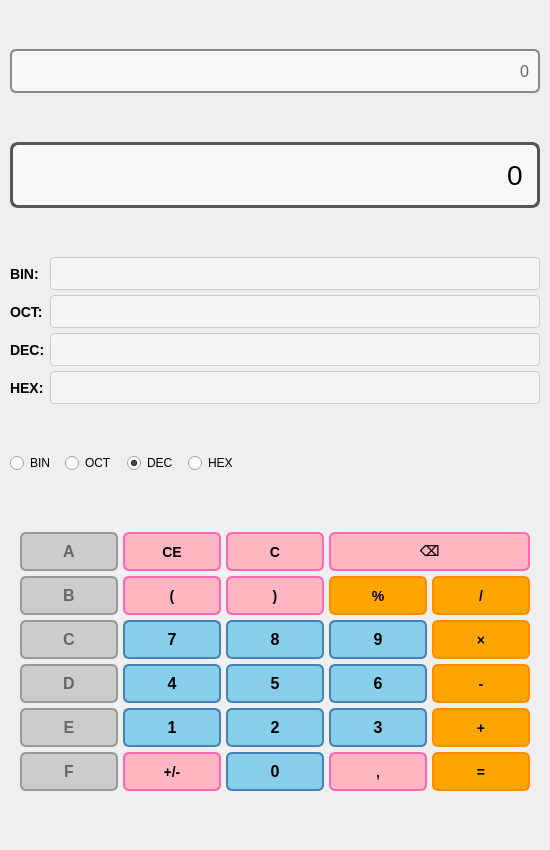
<?xml version="1.0" encoding="UTF-8"?>
<ui version="4.0">
 <class>ProgrammerCalculator</class>
 <widget class="QWidget" name="ProgrammerCalculator">
  <property name="geometry">
   <rect>
    <x>0</x>
    <y>0</y>
    <width>550</width>
    <height>850</height>
   </rect>
  </property>
  <property name="windowTitle">
   <string>Programmer Calculator</string>
  </property>
  <layout class="QVBoxLayout" name="mainLayout">
   <property name="spacing">
    <number>10</number>
   </property>
   <property name="leftMargin">
    <number>10</number>
   </property>
   <property name="topMargin">
    <number>10</number>
   </property>
   <property name="rightMargin">
    <number>10</number>
   </property>
   <property name="bottomMargin">
    <number>10</number>
   </property>
   
   <!-- History Display -->
   <item>
    <widget class="QLineEdit" name="historyDisplay">
     <property name="readOnly">
      <bool>true</bool>
     </property>
     <property name="alignment">
      <set>Qt::AlignRight</set>
     </property>
     <property name="maxLength">
      <number>100</number>
     </property>
     <property name="text">
      <string>0</string>
     </property>
     <property name="styleSheet">
      <string notr="true">font-size: 16px;
padding: 5px;
border: 2px solid #888;
border-radius: 6px;
background-color: #f8f8f8;
color: #666;
min-height: 30px;</string>
     </property>
    </widget>
   </item>
   
   <!-- Main Display -->
   <item>
    <widget class="QLineEdit" name="display">
     <property name="readOnly">
      <bool>true</bool>
     </property>
     <property name="alignment">
      <set>Qt::AlignRight</set>
     </property>
     <property name="maxLength">
      <number>50</number>
     </property>
     <property name="text">
      <string>0</string>
     </property>
     <property name="styleSheet">
      <string notr="true">font-size: 28px;
padding: 10px;
border: 3px solid #555;
border-radius: 8px;
background-color: #f8f8f8;
min-height: 40px;</string>
     </property>
    </widget>
   </item>
   
   <!-- Number System Displays -->
   <item>
    <layout class="QGridLayout" name="numberSystemLayout">
     <property name="spacing">
      <number>5</number>
     </property>
     
     <!-- Binary Display -->
     <item row="0" column="0">
      <widget class="QLabel" name="binLabel">
       <property name="text">
        <string>BIN:</string>
       </property>
       <property name="styleSheet">
        <string notr="true">font-weight: bold; font-size: 14px;</string>
       </property>
      </widget>
     </item>
     <item row="0" column="1">
      <widget class="QLineEdit" name="display_bin">
       <property name="readOnly">
        <bool>true</bool>
       </property>
       <property name="alignment">
        <set>Qt::AlignRight</set>
       </property>
       <property name="styleSheet">
        <string notr="true">font-size: 16px;
background-color: #f5f5f5;
padding: 5px;
border: 1px solid #ccc;
border-radius: 4px;</string>
       </property>
      </widget>
     </item>
     
     <!-- Octal Display -->
     <item row="1" column="0">
      <widget class="QLabel" name="octLabel">
       <property name="text">
        <string>OCT:</string>
       </property>
       <property name="styleSheet">
        <string notr="true">font-weight: bold; font-size: 14px;</string>
       </property>
      </widget>
     </item>
     <item row="1" column="1">
      <widget class="QLineEdit" name="display_oct">
       <property name="readOnly">
        <bool>true</bool>
       </property>
       <property name="alignment">
        <set>Qt::AlignRight</set>
       </property>
       <property name="styleSheet">
        <string notr="true">font-size: 16px;
background-color: #f5f5f5;
padding: 5px;
border: 1px solid #ccc;
border-radius: 4px;</string>
       </property>
      </widget>
     </item>
     
     <!-- Decimal Display -->
     <item row="2" column="0">
      <widget class="QLabel" name="decLabel">
       <property name="text">
        <string>DEC:</string>
       </property>
       <property name="styleSheet">
        <string notr="true">font-weight: bold; font-size: 14px;</string>
       </property>
      </widget>
     </item>
     <item row="2" column="1">
      <widget class="QLineEdit" name="display_dec">
       <property name="readOnly">
        <bool>true</bool>
       </property>
       <property name="alignment">
        <set>Qt::AlignRight</set>
       </property>
       <property name="styleSheet">
        <string notr="true">font-size: 16px;
background-color: #f5f5f5;
padding: 5px;
border: 1px solid #ccc;
border-radius: 4px;</string>
       </property>
      </widget>
     </item>
     
     <!-- Hexadecimal Display -->
     <item row="3" column="0">
      <widget class="QLabel" name="hexLabel">
       <property name="text">
        <string>HEX:</string>
       </property>
       <property name="styleSheet">
        <string notr="true">font-weight: bold; font-size: 14px;</string>
       </property>
      </widget>
     </item>
     <item row="3" column="1">
      <widget class="QLineEdit" name="display_hex">
       <property name="readOnly">
        <bool>true</bool>
       </property>
       <property name="alignment">
        <set>Qt::AlignRight</set>
       </property>
       <property name="styleSheet">
        <string notr="true">font-size: 16px;
background-color: #f5f5f5;
padding: 5px;
border: 1px solid #ccc;
border-radius: 4px;</string>
       </property>
      </widget>
     </item>
     
    </layout>
   </item>
   
   <!-- Number System Selection -->
   <item>
    <layout class="QHBoxLayout" name="baseSelectionLayout">
     <item>
      <widget class="QRadioButton" name="binRadio">
       <property name="text">
        <string>BIN</string>
       </property>
      </widget>
     </item>
     <item>
      <widget class="QRadioButton" name="octRadio">
       <property name="text">
        <string>OCT</string>
       </property>
      </widget>
     </item>
     <item>
      <widget class="QRadioButton" name="decRadio">
       <property name="text">
        <string>DEC</string>
       </property>
       <property name="checked">
        <bool>true</bool>
       </property>
      </widget>
     </item>
     <item>
      <widget class="QRadioButton" name="hexRadio">
       <property name="text">
        <string>HEX</string>
       </property>
      </widget>
     </item>
     <item>
      <spacer name="horizontalSpacer">
       <property name="orientation">
        <enum>Qt::Horizontal</enum>
       </property>
       <property name="sizeHint" stdset="0">
        <size>
         <width>40</width>
         <height>20</height>
        </size>
       </property>
      </spacer>
     </item>
    </layout>
   </item>
   
   <!-- Programmer Buttons Grid Layout -->
   <item>
    <layout class="QGridLayout" name="programmerLayout">
     <property name="spacing">
      <number>5</number>
     </property>
     <property name="leftMargin">
      <number>10</number>
     </property>
     <property name="topMargin">
      <number>10</number>
     </property>
     <property name="rightMargin">
      <number>10</number>
     </property>
     <property name="bottomMargin">
      <number>10</number>
     </property>
     
     <!-- Row 0: Hex A-F and Clear -->
     <item row="0" column="0">
      <widget class="QPushButton" name="buttonA">
       <property name="text">
        <string>A</string>
       </property>
       <property name="enabled">
        <bool>false</bool>
       </property>
       <property name="styleSheet">
        <string notr="true">QPushButton {
    background-color: #87CEEB;
    color: black;
    border: 2px solid #4682b4;
    border-radius: 6px;
    font-size: 16px;
    font-weight: bold;
    min-width: 45px;
    min-height: 35px;
}
QPushButton:hover {
    background-color: #4682b4;
    color: white;
}
QPushButton:pressed {
    background-color: #4169e1;
}
QPushButton:disabled {
    background-color: #cccccc;
    color: #666666;
    border: 2px solid #999999;
}</string>
       </property>
      </widget>
     </item>
     <item row="0" column="1">
      <widget class="QPushButton" name="clearAllButton">
       <property name="text">
        <string>CE</string>
       </property>
       <property name="styleSheet">
        <string notr="true">QPushButton {
    background-color: #ffb6c1;
    color: black;
    border: 2px solid #ff69b4;
    border-radius: 6px;
    font-size: 14px;
    font-weight: bold;
    min-width: 45px;
    min-height: 35px;
}
QPushButton:hover {
    background-color: #ff69b4;
    color: white;
}
QPushButton:pressed {
    background-color: #ff1493;
}</string>
       </property>
      </widget>
     </item>
     <item row="0" column="2">
      <widget class="QPushButton" name="clearButton">
       <property name="text">
        <string>C</string>
       </property>
       <property name="styleSheet">
        <string notr="true">QPushButton {
    background-color: #ffb6c1;
    color: black;
    border: 2px solid #ff69b4;
    border-radius: 6px;
    font-size: 14px;
    font-weight: bold;
    min-width: 45px;
    min-height: 35px;
}
QPushButton:hover {
    background-color: #ff69b4;
    color: white;
}
QPushButton:pressed {
    background-color: #ff1493;
}</string>
       </property>
      </widget>
     </item>
     <item row="0" column="3" colspan="2">
      <widget class="QPushButton" name="backspaceButton">
       <property name="text">
        <string>⌫</string>
       </property>
       <property name="styleSheet">
        <string notr="true">QPushButton {
    background-color: #ffb6c1;
    color: black;
    border: 2px solid #ff69b4;
    border-radius: 6px;
    font-size: 14px;
    font-weight: bold;
    min-width: 100px;
    min-height: 35px;
}
QPushButton:hover {
    background-color: #ff69b4;
    color: white;
}
QPushButton:pressed {
    background-color: #ff1493;
}</string>
       </property>
      </widget>
     </item>
     
     <!-- Row 1: Hex B and Operations -->
     <item row="1" column="0">
      <widget class="QPushButton" name="buttonB">
       <property name="text">
        <string>B</string>
       </property>
       <property name="enabled">
        <bool>false</bool>
       </property>
       <property name="styleSheet">
        <string notr="true">QPushButton {
    background-color: #87CEEB;
    color: black;
    border: 2px solid #4682b4;
    border-radius: 6px;
    font-size: 16px;
    font-weight: bold;
    min-width: 45px;
    min-height: 35px;
}
QPushButton:hover {
    background-color: #4682b4;
    color: white;
}
QPushButton:pressed {
    background-color: #4169e1;
}
QPushButton:disabled {
    background-color: #cccccc;
    color: #666666;
    border: 2px solid #999999;
}</string>
       </property>
      </widget>
     </item>
     <item row="1" column="1">
      <widget class="QPushButton" name="leftParenButton">
       <property name="text">
        <string>(</string>
       </property>
       <property name="styleSheet">
        <string notr="true">QPushButton {
    background-color: #ffb6c1;
    color: black;
    border: 2px solid #ff69b4;
    border-radius: 6px;
    font-size: 14px;
    font-weight: bold;
    min-width: 45px;
    min-height: 35px;
}
QPushButton:hover {
    background-color: #ff69b4;
    color: white;
}
QPushButton:pressed {
    background-color: #ff1493;
}</string>
       </property>
      </widget>
     </item>
     <item row="1" column="2">
      <widget class="QPushButton" name="rightParenButton">
       <property name="text">
        <string>)</string>
       </property>
       <property name="styleSheet">
        <string notr="true">QPushButton {
    background-color: #ffb6c1;
    color: black;
    border: 2px solid #ff69b4;
    border-radius: 6px;
    font-size: 14px;
    font-weight: bold;
    min-width: 45px;
    min-height: 35px;
}
QPushButton:hover {
    background-color: #ff69b4;
    color: white;
}
QPushButton:pressed {
    background-color: #ff1493;
}</string>
       </property>
      </widget>
     </item>
     <item row="1" column="3">
      <widget class="QPushButton" name="percentButton">
       <property name="text">
        <string>%</string>
       </property>
       <property name="styleSheet">
        <string notr="true">QPushButton {
    background-color: #ffa500;
    color: black;
    border: 2px solid #ff8c00;
    border-radius: 6px;
    font-size: 14px;
    font-weight: bold;
    min-width: 45px;
    min-height: 35px;
}
QPushButton:hover {
    background-color: #ff8c00;
    color: white;
}
QPushButton:pressed {
    background-color: #ff7f50;
}</string>
       </property>
      </widget>
     </item>
     <item row="1" column="4">
      <widget class="QPushButton" name="divideButton">
       <property name="text">
        <string>/</string>
       </property>
       <property name="styleSheet">
        <string notr="true">QPushButton {
    background-color: #ffa500;
    color: black;
    border: 2px solid #ff8c00;
    border-radius: 6px;
    font-size: 14px;
    font-weight: bold;
    min-width: 45px;
    min-height: 35px;
}
QPushButton:hover {
    background-color: #ff8c00;
    color: white;
}
QPushButton:pressed {
    background-color: #ff7f50;
}</string>
       </property>
      </widget>
     </item>
     
     <!-- Row 2: Hex C and 7, 8, 9 -->
     <item row="2" column="0">
      <widget class="QPushButton" name="buttonC">
       <property name="text">
        <string>C</string>
       </property>
       <property name="enabled">
        <bool>false</bool>
       </property>
       <property name="styleSheet">
        <string notr="true">QPushButton {
    background-color: #87CEEB;
    color: black;
    border: 2px solid #4682b4;
    border-radius: 6px;
    font-size: 16px;
    font-weight: bold;
    min-width: 45px;
    min-height: 35px;
}
QPushButton:hover {
    background-color: #4682b4;
    color: white;
}
QPushButton:pressed {
    background-color: #4169e1;
}
QPushButton:disabled {
    background-color: #cccccc;
    color: #666666;
    border: 2px solid #999999;
}</string>
       </property>
      </widget>
     </item>
     <item row="2" column="1">
      <widget class="QPushButton" name="button7">
       <property name="text">
        <string>7</string>
       </property>
       <property name="styleSheet">
        <string notr="true">QPushButton {
    background-color: #87CEEB;
    color: black;
    border: 2px solid #4682b4;
    border-radius: 6px;
    font-size: 16px;
    font-weight: bold;
    min-width: 45px;
    min-height: 35px;
}
QPushButton:hover {
    background-color: #4682b4;
    color: white;
}
QPushButton:pressed {
    background-color: #4169e1;
}</string>
       </property>
      </widget>
     </item>
     <item row="2" column="2">
      <widget class="QPushButton" name="button8">
       <property name="text">
        <string>8</string>
       </property>
       <property name="styleSheet">
        <string notr="true">QPushButton {
    background-color: #87CEEB;
    color: black;
    border: 2px solid #4682b4;
    border-radius: 6px;
    font-size: 16px;
    font-weight: bold;
    min-width: 45px;
    min-height: 35px;
}
QPushButton:hover {
    background-color: #4682b4;
    color: white;
}
QPushButton:pressed {
    background-color: #4169e1;
}</string>
       </property>
      </widget>
     </item>
     <item row="2" column="3">
      <widget class="QPushButton" name="button9">
       <property name="text">
        <string>9</string>
       </property>
       <property name="styleSheet">
        <string notr="true">QPushButton {
    background-color: #87CEEB;
    color: black;
    border: 2px solid #4682b4;
    border-radius: 6px;
    font-size: 16px;
    font-weight: bold;
    min-width: 45px;
    min-height: 35px;
}
QPushButton:hover {
    background-color: #4682b4;
    color: white;
}
QPushButton:pressed {
    background-color: #4169e1;
}</string>
       </property>
      </widget>
     </item>
     <item row="2" column="4">
      <widget class="QPushButton" name="multiplyButton">
       <property name="text">
        <string>×</string>
       </property>
       <property name="styleSheet">
        <string notr="true">QPushButton {
    background-color: #ffa500;
    color: black;
    border: 2px solid #ff8c00;
    border-radius: 6px;
    font-size: 14px;
    font-weight: bold;
    min-width: 45px;
    min-height: 35px;
}
QPushButton:hover {
    background-color: #ff8c00;
    color: white;
}
QPushButton:pressed {
    background-color: #ff7f50;
}</string>
       </property>
      </widget>
     </item>
     
     <!-- Row 3: Hex D and 4, 5, 6 -->
     <item row="3" column="0">
      <widget class="QPushButton" name="buttonD">
       <property name="text">
        <string>D</string>
       </property>
       <property name="enabled">
        <bool>false</bool>
       </property>
       <property name="styleSheet">
        <string notr="true">QPushButton {
    background-color: #87CEEB;
    color: black;
    border: 2px solid #4682b4;
    border-radius: 6px;
    font-size: 16px;
    font-weight: bold;
    min-width: 45px;
    min-height: 35px;
}
QPushButton:hover {
    background-color: #4682b4;
    color: white;
}
QPushButton:pressed {
    background-color: #4169e1;
}
QPushButton:disabled {
    background-color: #cccccc;
    color: #666666;
    border: 2px solid #999999;
}</string>
       </property>
      </widget>
     </item>
     <item row="3" column="1">
      <widget class="QPushButton" name="button4">
       <property name="text">
        <string>4</string>
       </property>
       <property name="styleSheet">
        <string notr="true">QPushButton {
    background-color: #87CEEB;
    color: black;
    border: 2px solid #4682b4;
    border-radius: 6px;
    font-size: 16px;
    font-weight: bold;
    min-width: 45px;
    min-height: 35px;
}
QPushButton:hover {
    background-color: #4682b4;
    color: white;
}
QPushButton:pressed {
    background-color: #4169e1;
}</string>
       </property>
      </widget>
     </item>
     <item row="3" column="2">
      <widget class="QPushButton" name="button5">
       <property name="text">
        <string>5</string>
       </property>
       <property name="styleSheet">
        <string notr="true">QPushButton {
    background-color: #87CEEB;
    color: black;
    border: 2px solid #4682b4;
    border-radius: 6px;
    font-size: 16px;
    font-weight: bold;
    min-width: 45px;
    min-height: 35px;
}
QPushButton:hover {
    background-color: #4682b4;
    color: white;
}
QPushButton:pressed {
    background-color: #4169e1;
}</string>
       </property>
      </widget>
     </item>
     <item row="3" column="3">
      <widget class="QPushButton" name="button6">
       <property name="text">
        <string>6</string>
       </property>
       <property name="styleSheet">
        <string notr="true">QPushButton {
    background-color: #87CEEB;
    color: black;
    border: 2px solid #4682b4;
    border-radius: 6px;
    font-size: 16px;
    font-weight: bold;
    min-width: 45px;
    min-height: 35px;
}
QPushButton:hover {
    background-color: #4682b4;
    color: white;
}
QPushButton:pressed {
    background-color: #4169e1;
}</string>
       </property>
      </widget>
     </item>
     <item row="3" column="4">
      <widget class="QPushButton" name="minusButton">
       <property name="text">
        <string>-</string>
       </property>
       <property name="styleSheet">
        <string notr="true">QPushButton {
    background-color: #ffa500;
    color: black;
    border: 2px solid #ff8c00;
    border-radius: 6px;
    font-size: 14px;
    font-weight: bold;
    min-width: 45px;
    min-height: 35px;
}
QPushButton:hover {
    background-color: #ff8c00;
    color: white;
}
QPushButton:pressed {
    background-color: #ff7f50;
}</string>
       </property>
      </widget>
     </item>
     
     <!-- Row 4: Hex E and 1, 2, 3 -->
     <item row="4" column="0">
      <widget class="QPushButton" name="buttonE">
       <property name="text">
        <string>E</string>
       </property>
       <property name="enabled">
        <bool>false</bool>
       </property>
       <property name="styleSheet">
        <string notr="true">QPushButton {
    background-color: #87CEEB;
    color: black;
    border: 2px solid #4682b4;
    border-radius: 6px;
    font-size: 16px;
    font-weight: bold;
    min-width: 45px;
    min-height: 35px;
}
QPushButton:hover {
    background-color: #4682b4;
    color: white;
}
QPushButton:pressed {
    background-color: #4169e1;
}
QPushButton:disabled {
    background-color: #cccccc;
    color: #666666;
    border: 2px solid #999999;
}</string>
       </property>
      </widget>
     </item>
     <item row="4" column="1">
      <widget class="QPushButton" name="button1">
       <property name="text">
        <string>1</string>
       </property>
       <property name="styleSheet">
        <string notr="true">QPushButton {
    background-color: #87CEEB;
    color: black;
    border: 2px solid #4682b4;
    border-radius: 6px;
    font-size: 16px;
    font-weight: bold;
    min-width: 45px;
    min-height: 35px;
}
QPushButton:hover {
    background-color: #4682b4;
    color: white;
}
QPushButton:pressed {
    background-color: #4169e1;
}</string>
       </property>
      </widget>
     </item>
     <item row="4" column="2">
      <widget class="QPushButton" name="button2">
       <property name="text">
        <string>2</string>
       </property>
       <property name="styleSheet">
        <string notr="true">QPushButton {
    background-color: #87CEEB;
    color: black;
    border: 2px solid #4682b4;
    border-radius: 6px;
    font-size: 16px;
    font-weight: bold;
    min-width: 45px;
    min-height: 35px;
}
QPushButton:hover {
    background-color: #4682b4;
    color: white;
}
QPushButton:pressed {
    background-color: #4169e1;
}</string>
       </property>
      </widget>
     </item>
     <item row="4" column="3">
      <widget class="QPushButton" name="button3">
       <property name="text">
        <string>3</string>
       </property>
       <property name="styleSheet">
        <string notr="true">QPushButton {
    background-color: #87CEEB;
    color: black;
    border: 2px solid #4682b4;
    border-radius: 6px;
    font-size: 16px;
    font-weight: bold;
    min-width: 45px;
    min-height: 35px;
}
QPushButton:hover {
    background-color: #4682b4;
    color: white;
}
QPushButton:pressed {
    background-color: #4169e1;
}</string>
       </property>
      </widget>
     </item>
     <item row="4" column="4">
      <widget class="QPushButton" name="plusButton">
       <property name="text">
        <string>+</string>
       </property>
       <property name="styleSheet">
        <string notr="true">QPushButton {
    background-color: #ffa500;
    color: black;
    border: 2px solid #ff8c00;
    border-radius: 6px;
    font-size: 14px;
    font-weight: bold;
    min-width: 45px;
    min-height: 35px;
}
QPushButton:hover {
    background-color: #ff8c00;
    color: white;
}
QPushButton:pressed {
    background-color: #ff7f50;
}</string>
       </property>
      </widget>
     </item>
     
     <!-- Row 5: Hex F and 0, ., ±, = -->
     <item row="5" column="0">
      <widget class="QPushButton" name="buttonF">
       <property name="text">
        <string>F</string>
       </property>
       <property name="enabled">
        <bool>false</bool>
       </property>
       <property name="styleSheet">
        <string notr="true">QPushButton {
    background-color: #87CEEB;
    color: black;
    border: 2px solid #4682b4;
    border-radius: 6px;
    font-size: 16px;
    font-weight: bold;
    min-width: 45px;
    min-height: 35px;
}
QPushButton:hover {
    background-color: #4682b4;
    color: white;
}
QPushButton:pressed {
    background-color: #4169e1;
}
QPushButton:disabled {
    background-color: #cccccc;
    color: #666666;
    border: 2px solid #999999;
}</string>
       </property>
      </widget>
     </item>
     <item row="5" column="1">
      <widget class="QPushButton" name="changeSignButton">
       <property name="text">
        <string>+/-</string>
       </property>
       <property name="styleSheet">
        <string notr="true">QPushButton {
    background-color: #ffb6c1;
    color: black;
    border: 2px solid #ff69b4;
    border-radius: 6px;
    font-size: 14px;
    font-weight: bold;
    min-width: 45px;
    min-height: 35px;
}
QPushButton:hover {
    background-color: #ff69b4;
    color: white;
}
QPushButton:pressed {
    background-color: #ff1493;
}</string>
       </property>
      </widget>
     </item>
     <item row="5" column="2">
      <widget class="QPushButton" name="button0">
       <property name="text">
        <string>0</string>
       </property>
       <property name="styleSheet">
        <string notr="true">QPushButton {
    background-color: #87CEEB;
    color: black;
    border: 2px solid #4682b4;
    border-radius: 6px;
    font-size: 16px;
    font-weight: bold;
    min-width: 45px;
    min-height: 35px;
}
QPushButton:hover {
    background-color: #4682b4;
    color: white;
}
QPushButton:pressed {
    background-color: #4169e1;
}</string>
       </property>
      </widget>
     </item>
     <item row="5" column="3">
      <widget class="QPushButton" name="pointButton">
       <property name="text">
        <string>,</string>
       </property>
       <property name="styleSheet">
        <string notr="true">QPushButton {
    background-color: #ffb6c1;
    color: black;
    border: 2px solid #ff69b4;
    border-radius: 6px;
    font-size: 14px;
    font-weight: bold;
    min-width: 45px;
    min-height: 35px;
}
QPushButton:hover {
    background-color: #ff69b4;
    color: white;
}
QPushButton:pressed {
    background-color: #ff1493;
}</string>
       </property>
      </widget>
     </item>
     <item row="5" column="4">
      <widget class="QPushButton" name="equalButton">
       <property name="text">
        <string>=</string>
       </property>
       <property name="styleSheet">
        <string notr="true">QPushButton {
    background-color: #ffa500;
    color: black;
    border: 2px solid #ff8c00;
    border-radius: 6px;
    font-size: 14px;
    font-weight: bold;
    min-width: 45px;
    min-height: 35px;
}
QPushButton:hover {
    background-color: #ff8c00;
    color: white;
}
QPushButton:pressed {
    background-color: #ff7f50;
}</string>
       </property>
      </widget>
     </item>
     
    </layout>
   </item>
   
  </layout>
 </widget>
 <resources/>
 <connections/>
</ui>
